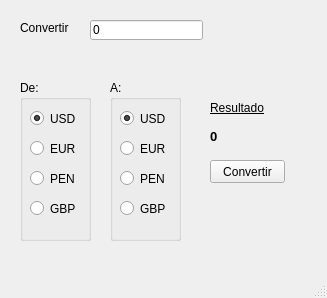
<?xml version="1.0" encoding="UTF-8"?>
<ui version="4.0">
 <class>TipoDeCambio</class>
 <widget class="QMainWindow" name="TipoDeCambio">
  <property name="geometry">
   <rect>
    <x>0</x>
    <y>0</y>
    <width>327</width>
    <height>298</height>
   </rect>
  </property>
  <property name="windowTitle">
   <string>Tipo de cambio</string>
  </property>
  <widget class="QWidget" name="centralwidget">
   <widget class="QLabel" name="lblConvertir">
    <property name="geometry">
     <rect>
      <x>20</x>
      <y>20</y>
      <width>61</width>
      <height>16</height>
     </rect>
    </property>
    <property name="text">
     <string>Convertir</string>
    </property>
   </widget>
   <widget class="QLineEdit" name="leImporte">
    <property name="geometry">
     <rect>
      <x>90</x>
      <y>20</y>
      <width>113</width>
      <height>20</height>
     </rect>
    </property>
    <property name="text">
     <string>0</string>
    </property>
   </widget>
   <widget class="QGroupBox" name="gbDe">
    <property name="geometry">
     <rect>
      <x>20</x>
      <y>80</y>
      <width>71</width>
      <height>161</height>
     </rect>
    </property>
    <property name="title">
     <string>De:</string>
    </property>
    <widget class="QRadioButton" name="rbDeUSD">
     <property name="geometry">
      <rect>
       <x>10</x>
       <y>30</y>
       <width>82</width>
       <height>17</height>
      </rect>
     </property>
     <property name="text">
      <string>USD</string>
     </property>
     <property name="checked">
      <bool>true</bool>
     </property>
    </widget>
    <widget class="QRadioButton" name="rbDeEUR">
     <property name="geometry">
      <rect>
       <x>10</x>
       <y>60</y>
       <width>82</width>
       <height>17</height>
      </rect>
     </property>
     <property name="text">
      <string>EUR</string>
     </property>
     <property name="checked">
      <bool>false</bool>
     </property>
    </widget>
    <widget class="QRadioButton" name="rbDePEN">
     <property name="geometry">
      <rect>
       <x>10</x>
       <y>90</y>
       <width>82</width>
       <height>17</height>
      </rect>
     </property>
     <property name="text">
      <string>PEN</string>
     </property>
    </widget>
    <widget class="QRadioButton" name="rbDeGBP">
     <property name="geometry">
      <rect>
       <x>10</x>
       <y>120</y>
       <width>82</width>
       <height>17</height>
      </rect>
     </property>
     <property name="text">
      <string>GBP</string>
     </property>
    </widget>
   </widget>
   <widget class="QGroupBox" name="gbA">
    <property name="geometry">
     <rect>
      <x>110</x>
      <y>80</y>
      <width>71</width>
      <height>161</height>
     </rect>
    </property>
    <property name="title">
     <string>A:</string>
    </property>
    <widget class="QRadioButton" name="rbAUSD">
     <property name="geometry">
      <rect>
       <x>10</x>
       <y>30</y>
       <width>82</width>
       <height>17</height>
      </rect>
     </property>
     <property name="text">
      <string>USD</string>
     </property>
     <property name="checked">
      <bool>true</bool>
     </property>
    </widget>
    <widget class="QRadioButton" name="rbAEUR">
     <property name="geometry">
      <rect>
       <x>10</x>
       <y>60</y>
       <width>82</width>
       <height>17</height>
      </rect>
     </property>
     <property name="text">
      <string>EUR</string>
     </property>
    </widget>
    <widget class="QRadioButton" name="rbAPEN">
     <property name="geometry">
      <rect>
       <x>10</x>
       <y>90</y>
       <width>82</width>
       <height>17</height>
      </rect>
     </property>
     <property name="text">
      <string>PEN</string>
     </property>
    </widget>
    <widget class="QRadioButton" name="rbAGBP">
     <property name="geometry">
      <rect>
       <x>10</x>
       <y>120</y>
       <width>82</width>
       <height>17</height>
      </rect>
     </property>
     <property name="text">
      <string>GBP</string>
     </property>
    </widget>
   </widget>
   <widget class="QLabel" name="lblResultado">
    <property name="geometry">
     <rect>
      <x>210</x>
      <y>100</y>
      <width>61</width>
      <height>16</height>
     </rect>
    </property>
    <property name="font">
     <font>
      <underline>true</underline>
     </font>
    </property>
    <property name="text">
     <string>Resultado</string>
    </property>
   </widget>
   <widget class="QLabel" name="lblCambio">
    <property name="geometry">
     <rect>
      <x>210</x>
      <y>130</y>
      <width>47</width>
      <height>13</height>
     </rect>
    </property>
    <property name="font">
     <font>
      <pointsize>10</pointsize>
      <weight>75</weight>
      <bold>true</bold>
     </font>
    </property>
    <property name="text">
     <string>0</string>
    </property>
   </widget>
   <widget class="QPushButton" name="pbTipoCambio">
    <property name="geometry">
     <rect>
      <x>210</x>
      <y>160</y>
      <width>75</width>
      <height>23</height>
     </rect>
    </property>
    <property name="text">
     <string>Convertir</string>
    </property>
   </widget>
  </widget>
  <widget class="QMenuBar" name="menubar">
   <property name="geometry">
    <rect>
     <x>0</x>
     <y>0</y>
     <width>327</width>
     <height>21</height>
    </rect>
   </property>
  </widget>
  <widget class="QStatusBar" name="statusbar"/>
 </widget>
 <resources/>
 <connections/>
</ui>
